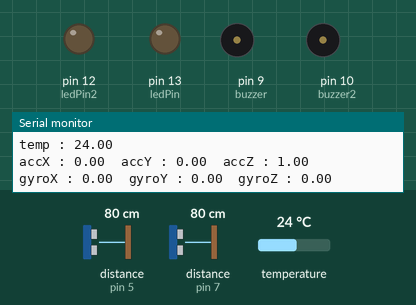
This sketch was run on a simulated Arduino Uno, built with avr-gcc and run on an emulated ATmega328P. Parts: output pins drawn as LEDs (lit = HIGH), buzzer (waves = sounding, pin HIGH), the last lines printed to the serial monitor. The test bench sets the inputs (shaded band); at power-on: distance to the obstacle (sensors on pin 5, pin 7) 80 cm, temperature 24 °C. The echo pulse lasts 58.3 µs per cm.

Above: at 4.2 s.
4.3 s: distance to the obstacle (sensor on pin 5) set to 22 cm
7.2 s: distance to the obstacle (sensor on pin 5) set to 19 cm
At 9.4 s:
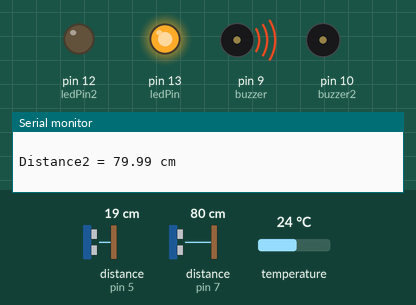
9.7 s: distance to the obstacle (sensor on pin 7) set to 23 cm
12.2 s: distance to the obstacle (sensor on pin 7) set to 18 cm
At 14.8 s:
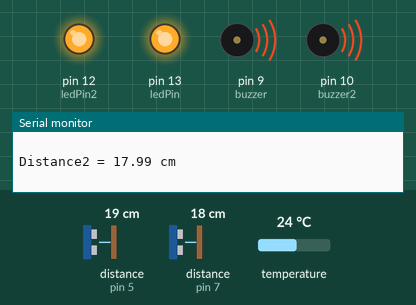
15.3 s: distance to the obstacle (sensor on pin 5) set to 35 cm
At 17.4 s:
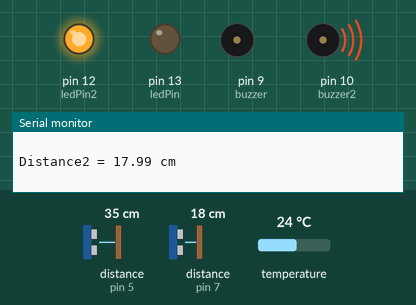
18.0 s: distance to the obstacle (sensor on pin 5) set to 2 cm
At 20.0 s:
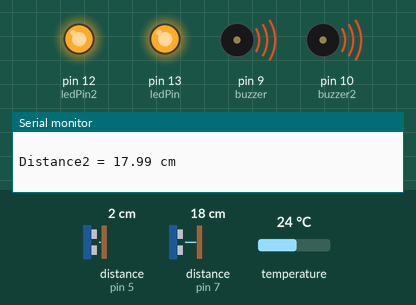
Timing chart, 0 to 21.5 s (numbered marks = the images above; inputs shaded):
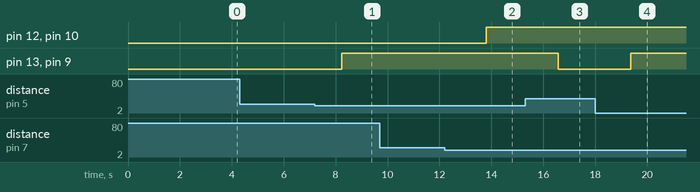

Measured:
- the behaviour switches between 21 and 20 cm on distance to the obstacle (sensor on pin 5) (found by bisection; images 0 and 1)
- the behaviour switches between 21 and 20 cm on distance to the obstacle (sensor on pin 7) (found by bisection; images 1 and 2)
- after the input at 7.2 s, pin 13 (ledPin), pin 9 (buzzer): LOW → HIGH after 1.0 s
- after the input at 12.2 s, pin 12 (ledPin2), pin 10 (buzzer2): LOW → HIGH after 1.6 s
- after the input at 15.3 s, pin 13 (ledPin), pin 9 (buzzer): HIGH → LOW after 1.3 s
- after the input at 18.0 s, pin 13 (ledPin), pin 9 (buzzer): LOW → HIGH after 1.4 s

The sketch:

final_file.ino
```cpp
#include <MPU6050_tockn.h>

/* HC-SR04 ultrasonic distance sensor with NewPing library example code. More info: www.makerguides.com */
// Include the library:
#include <NewPing.h>
// Define pins and max distance:
#define trigPin  6
#define echoPin  5
#define trigPin2 8
#define echoPin2 7
#define MAX_DISTANCE 350 // Maximum distance we want to ping for (in centimeters). Maximum sensor distance is rated at 400-500cm.
#include <MPU6050_tockn.h>
#include <Wire.h>

MPU6050 mpu6050(Wire);
NewPing sonar(trigPin, echoPin, MAX_DISTANCE); // NewPing setup of pins and maximum distance.
NewPing sonar2(trigPin2, echoPin2, MAX_DISTANCE);
float duration, distance;
float duration2, distance2;
int ledPin =13;
int ledPin2 =12;
const int buzzer = 9;
const int buzzer2 = 10;
long timer = 0;
void setup() {
  Serial.begin(9600); // Open serial monitor at 9600 baud to see ping results.
  pinMode(ledPin,OUTPUT);
  pinMode(ledPin2,OUTPUT);
  pinMode(buzzer,OUTPUT);
  pinMode(buzzer2,OUTPUT);

  /*----------MPU6050 code------------*/

  Wire.begin();
  mpu6050.begin();
  mpu6050.calcGyroOffsets(true);
}
void loop() {
  delay(50); // Wait 50ms between pings (about 20 pings/sec). 29ms should be the shortest delay between pings.

  duration = sonar.ping();
  duration2 = sonar2.ping();
  distance = (duration / 2) * 0.0343;
  distance2 = (duration2 / 2) * 0.0343;

  Serial.print("Distance = ");
  Serial.print(distance); // Distance will be 0 when out of set max range.
  Serial.println(" cm");
  Serial.println(" ");
  Serial.print("Distance2 = ");
  Serial.print(distance2);
  Serial.println(" cm");
  Serial.println(" ");
  delay(1000);

  if(distance<20)
  {
    digitalWrite(ledPin,HIGH);
 //   delay(1000);
    digitalWrite(buzzer,HIGH);

  }
  else
  {
    digitalWrite(ledPin,LOW);

   digitalWrite(buzzer,LOW);
  }

  if(distance2<20)
  {
    digitalWrite(ledPin2,HIGH);
    digitalWrite(buzzer2,HIGH);
  }
  else
  {
    digitalWrite(ledPin2,LOW);
    digitalWrite(buzzer2,LOW);
  }

  if(millis() - timer > 1000){

    Serial.println("=======================================================");
    Serial.print("temp : ");Serial.println(mpu6050.getTemp());
    Serial.print("accX : ");Serial.print(mpu6050.getAccX());
    Serial.print("\taccY : ");Serial.print(mpu6050.getAccY());
    Serial.print("\taccZ : ");Serial.println(mpu6050.getAccZ());

    Serial.print("gyroX : ");Serial.print(mpu6050.getGyroX());
    Serial.print("\tgyroY : ");Serial.print(mpu6050.getGyroY());
    Serial.print("\tgyroZ : ");Serial.println(mpu6050.getGyroZ());

    Serial.print("accAngleX : ");Serial.print(mpu6050.getAccAngleX());
    Serial.print("\taccAngleY : ");Serial.println(mpu6050.getAccAngleY());

    Serial.print("gyroAngleX : ");Serial.print(mpu6050.getGyroAngleX());
    Serial.print("\tgyroAngleY : ");Serial.print(mpu6050.getGyroAngleY());
    Serial.print("\tgyroAngleZ : ");Serial.println(mpu6050.getGyroAngleZ());

    Serial.print("angleX : ");Serial.print(mpu6050.getAngleX());
    Serial.print("\tangleY : ");Serial.print(mpu6050.getAngleY());
    Serial.print("\tangleZ : ");Serial.println(mpu6050.getAngleZ());
    Serial.println("=======================================================\n");
    timer = millis();

  }
  delay(50);
}
```
